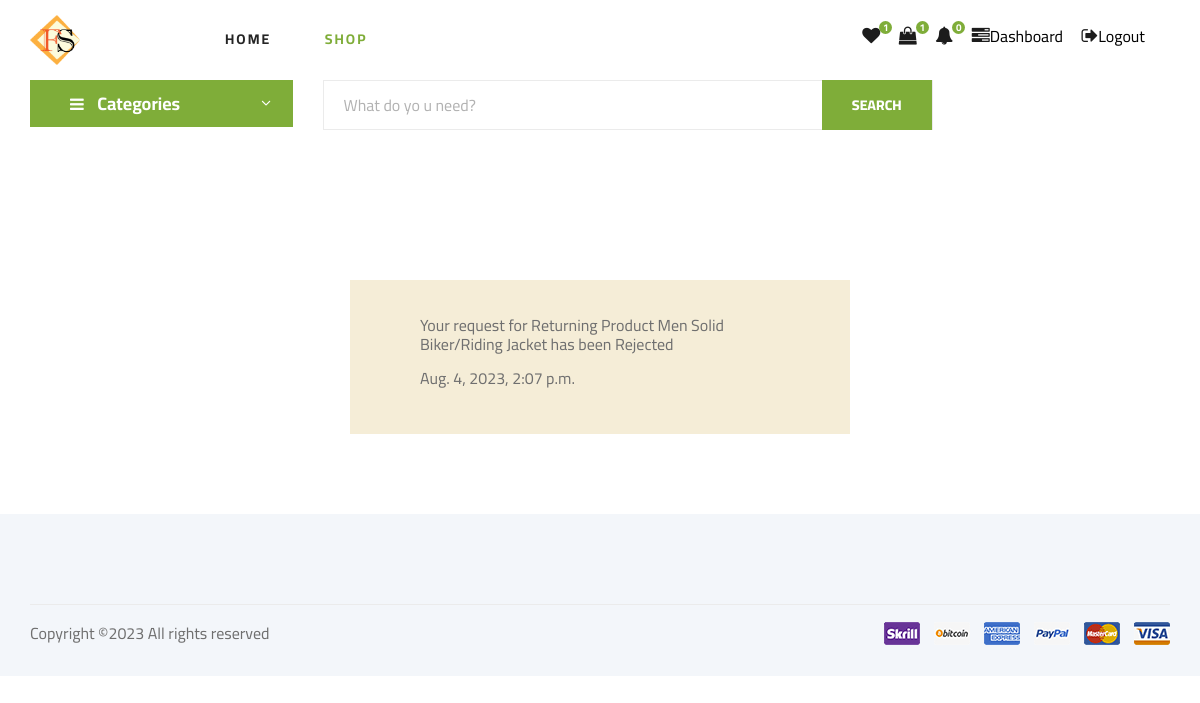
Screenshot of /user_notifications_view (signed in) with the database file from the repository.
### store/models.py (models this page shows, shortened)
class Notification(models.Model):
	user = models.ForeignKey(User, on_delete=models.CASCADE)
	message = models.TextField()
	timestamp = models.DateTimeField(auto_now_add=True)
	is_read = models.BooleanField(default=False)

### store/views.py (the view)
# urls.py: path('user_notifications_view', views.user_notifications_view,
@login_required(login_url='login')
def user_notifications_view(request):
    notifications = Notification.objects.filter(user=request.user).order_by('-timestamp')
    for notification in notifications:
        notification.is_read = True
        notification.save()
    context = {'notifications':notifications}
    return render(request, 'user/user_notifications_view.html', context)

### store/context_processors.py (called while the page is built)
def category_list_processor(request):
    category_list = Category.objects.all()
    return {'category_list': category_list}

def cart_counter(request):
    cart_count = 0
    try:
        if request.user.is_authenticated:
            cart_items = CartItems.objects.all().filter(user=request.user)
        else:
            cart = uCart.objects.filter(cart_id=_cart_id(request))
            cart_items = CartItems.objects.all().filter(cart=cart[:1])
        for cart_item in cart_items:
            cart_count += cart_item.quantity
    except uCart.DoesNotExist:
        cart_count=0
    return dict(cart_count=cart_count)

def wish_counter(request):
    if request.user.is_authenticated:
        wish_items = WishList.objects.filter(user=request.user)
    else:
        guest = Guest.objects.filter(guest_id=_wishlist_id(request)).first()
        if guest:
            wish_items = WishList.objects.filter(guest=guest)
        else:
            wish_items = []
    wish_count = wish_items.count() if wish_items else 0
    return {'wish_count': wish_count}

def notification_counter(request):
    if request.user.is_authenticated:
        notifications = Notification.objects.filter(user=request.user,is_read=False)
        noti_count = notifications.count() if notifications else 0
        return dict(noti_count=noti_count)
    else:
        return dict(noti_count=0)

### store/templates/user/user_notifications_view.html (shortened to what this page needs)
{%extends 'store/base.html'%}
{%load static%}
{% load custom_filters %}
{%block body%}
<section class="shoping-cart spad">
<div class="container">
<div class="row">
<div class="col-lg-12">
{%for notification in notifications%}
<div class="Message Message--orange">
<div class="Message-icon">
</div>
<div class="Message-body">
<p>{{notification.message}}</p>
<p>{{notification.timestamp}}</p>
</div>
<div class="Message-icon">
</div>
</div>
{%endfor%}
</div>
</div>
</div>
</section>
{%endblock%}

### static/assets/css/style.css (style rules this page uses)
html, body { height: 100%; font-family: "Cairo", sans-serif; -webkit-font-smoothing: antialiased; font-smoothing: antialiased; }
p { font-size: 16px; font-family: "Cairo", sans-serif; color: #6f6f6f; font-weight: 400; line-height: 26px; margin: 0 0 15px 0; }
.spad { padding-top: 100px; padding-bottom: 100px; }
.shoping-cart { padding-top: 80px; padding-bottom: 80px; }
@media only screen and (min-width: 1200px) { .container { max-width: 1170px; } }

### store/templates/user/user_notifications_view.html (style rules this page uses)
* { box-sizing: border-box; }
.Message--orange { background-color: #f5edd7; }

### rows the page displays
Notification: message "Your request for Returning Product Men Solid Biker/Riding Jacket has been Rejected", timestamp "Aug. 4, 2023, 2:07 p.m."

### other values shown
{{ wish_count }} "1"
{{ cart_count }} "1"
{{ noti_count }} "0"
